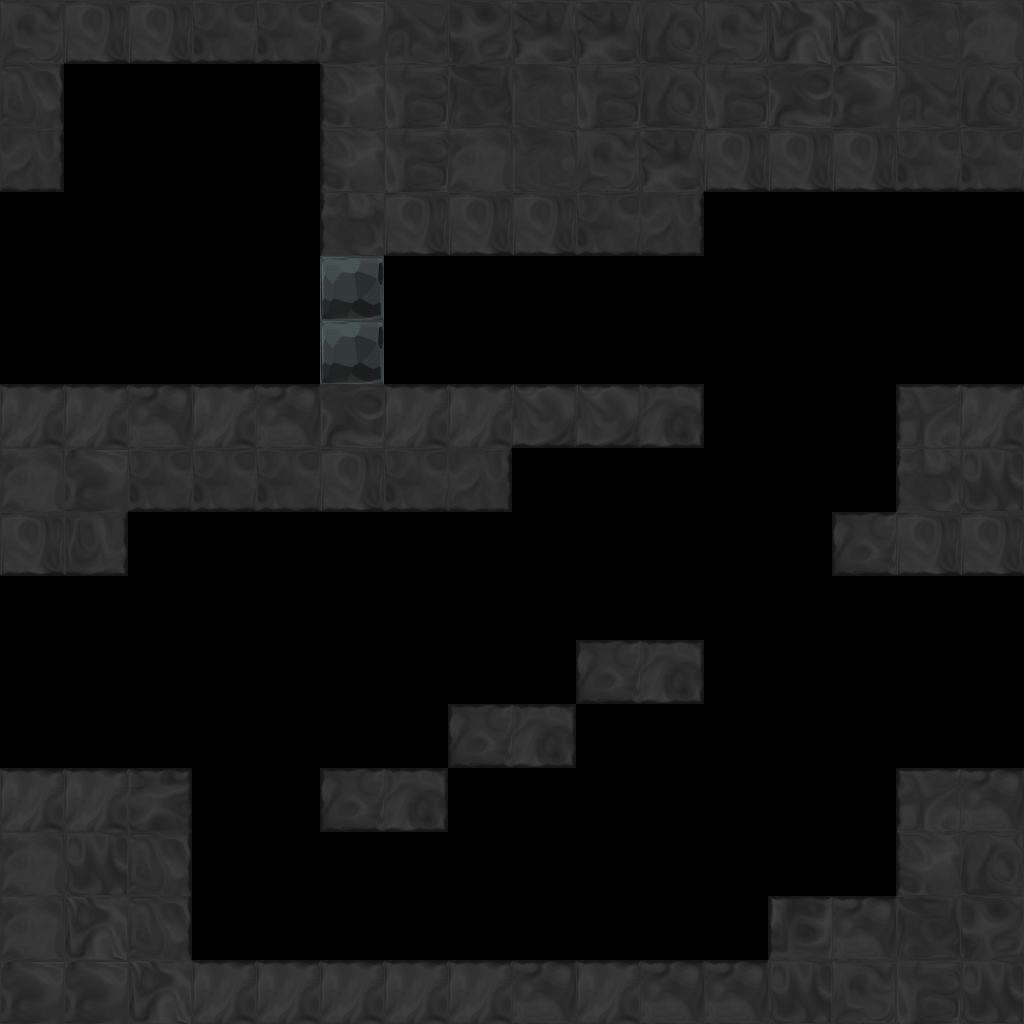

This game map was drawn from its Tiled (.tmx) file and the tilesets committed beside it. A one-line description and the full map source follow:
An orthogonal 16x16 tile map with 64x64 px tiles, 1 tile layer (tile), 1 hidden layer not drawn, 6 tilesets and 5 objects (2x Portal, 2x OrbGreen, DoorGreen).

<map version="1.0" orientation="orthogonal" width="16" height="16" tilewidth="64" tileheight="64">
 <properties>
  <property name="bg" value="bg5" />
  <property name="bgParallaxX" value=".6" />
  <property name="bgParallaxY" value=".6" />
  <property name="music" value="level_white" />
  <property name="worldWrap" value="true" />
 </properties>
 <tileset firstgid="1" source="tiles/black_tiles.tsx" />
 <tileset firstgid="50" source="tiles/white_tiles.tsx" />
 <tileset firstgid="99" source="tiles/mixed_tiles.tsx" />
 <tileset firstgid="211" source="tiles/glass_tiles.tsx" />
 <tileset firstgid="260" source="tiles/black_indestructable.tsx" />
 <tileset firstgid="310" source="tiles/sand_tiles.tsx" />
 <layer name="backTile" width="16" height="16" visible="0">
  <data encoding="csv">
0,0,0,0,0,0,0,0,0,0,0,0,0,0,0,0,
0,0,0,0,0,0,0,0,0,0,0,0,0,0,0,0,
0,0,0,0,0,0,0,0,0,0,0,0,0,0,0,0,
0,0,0,0,0,0,0,0,0,0,0,0,0,0,0,0,
0,0,0,0,0,0,0,0,0,0,0,0,0,0,0,0,
0,0,0,0,0,0,0,0,0,0,0,0,0,0,0,0,
0,0,0,0,0,0,0,0,0,0,0,0,0,0,0,0,
0,0,0,0,0,0,0,0,0,0,0,0,0,0,0,0,
0,0,0,0,0,0,0,0,0,0,0,0,0,0,0,0,
0,0,0,0,0,0,0,0,0,0,0,0,0,0,0,0,
0,0,0,0,0,0,0,0,0,0,0,0,0,0,0,0,
0,0,0,0,0,0,0,0,0,0,0,0,0,0,0,0,
0,0,0,0,0,0,0,0,0,0,0,0,0,0,0,0,
0,0,0,0,0,0,0,0,0,0,0,0,0,0,0,0,
0,0,0,0,0,0,0,0,0,0,0,0,0,0,0,0,
0,0,0,0,0,0,0,0,0,0,0,0,0,0,0,0
</data>
 </layer>
 <objectgroup name="obj" width="16" height="16">
  <object type="Portal" x="96" y="96" width="64" height="64">
   <properties>
    <property name="mapTo" value="pinkLevel" />
   </properties>
   <ellipse />
  </object>
  <object type="OrbGreen" x="224" y="544" width="64" height="64" />
  <object type="OrbGreen" x="704" y="800" width="64" height="64" />
  <object type="DoorGreen" x="640" y="256" width="64" height="128" />
  <object type="Portal" x="480" y="288" width="64" height="64">
   <properties>
    <property name="mapTo" value="worldWrap2" />
    <property name="right" value="true" />
   </properties>
   <ellipse />
  </object>
 </objectgroup>
 <layer name="tile" width="16" height="16">
  <data encoding="csv">
21,38,38,31,31,49,14,5,3,3,28,21,1,1,7,6,
25,0,0,0,0,22,2,35,7,2,28,2,42,49,14,28,
32,0,0,0,0,22,2,6,7,21,3,38,38,38,31,31,
0,0,0,0,0,23,38,38,38,31,32,0,0,0,0,0,
0,0,0,0,0,214,0,0,0,0,0,0,0,0,0,0,
0,0,0,0,0,214,0,0,0,0,0,0,0,0,0,0,
10,10,17,10,17,42,10,10,45,45,40,0,0,0,16,10,
6,49,31,31,31,38,31,32,0,0,0,0,0,0,23,4,
38,39,0,0,0,0,0,0,0,0,0,0,0,46,38,38,
0,0,0,0,0,0,0,0,0,0,0,0,0,0,0,0,
0,0,0,0,0,0,0,0,0,46,40,0,0,0,0,0,
0,0,0,0,0,0,0,46,40,0,0,0,0,0,0,0,
10,10,11,0,0,46,40,0,0,0,0,0,0,0,16,17,
6,4,25,0,0,0,0,0,0,0,0,0,0,0,22,28,
6,1,25,0,0,0,0,0,0,0,0,0,9,17,35,5,
49,49,1,10,10,10,10,10,17,10,17,17,4,21,2,4
</data>
 </layer>
 <objectgroup name="front" width="16" height="16" />
</map>
